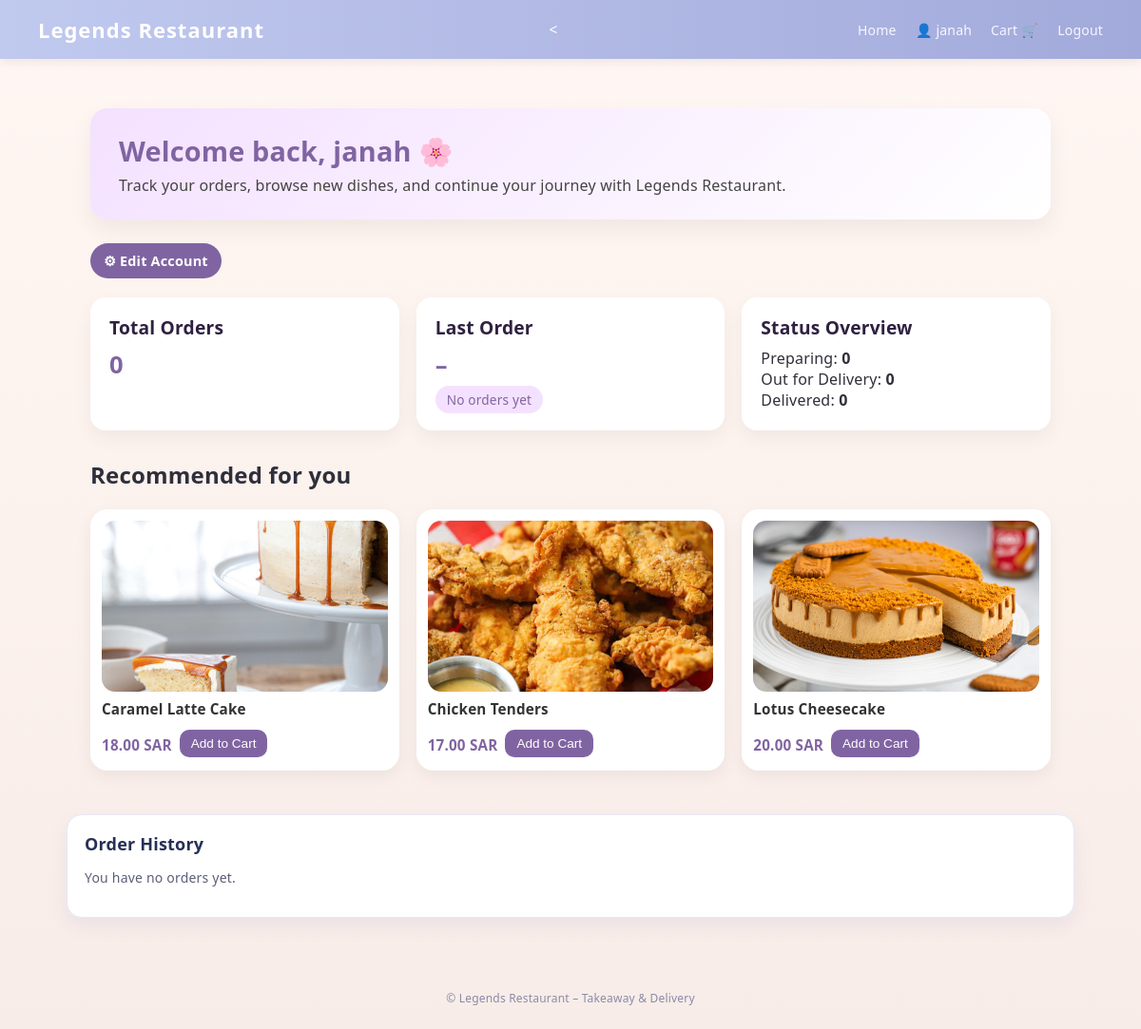
Before: /customer/dashboard/ (signed in) with the older database file.
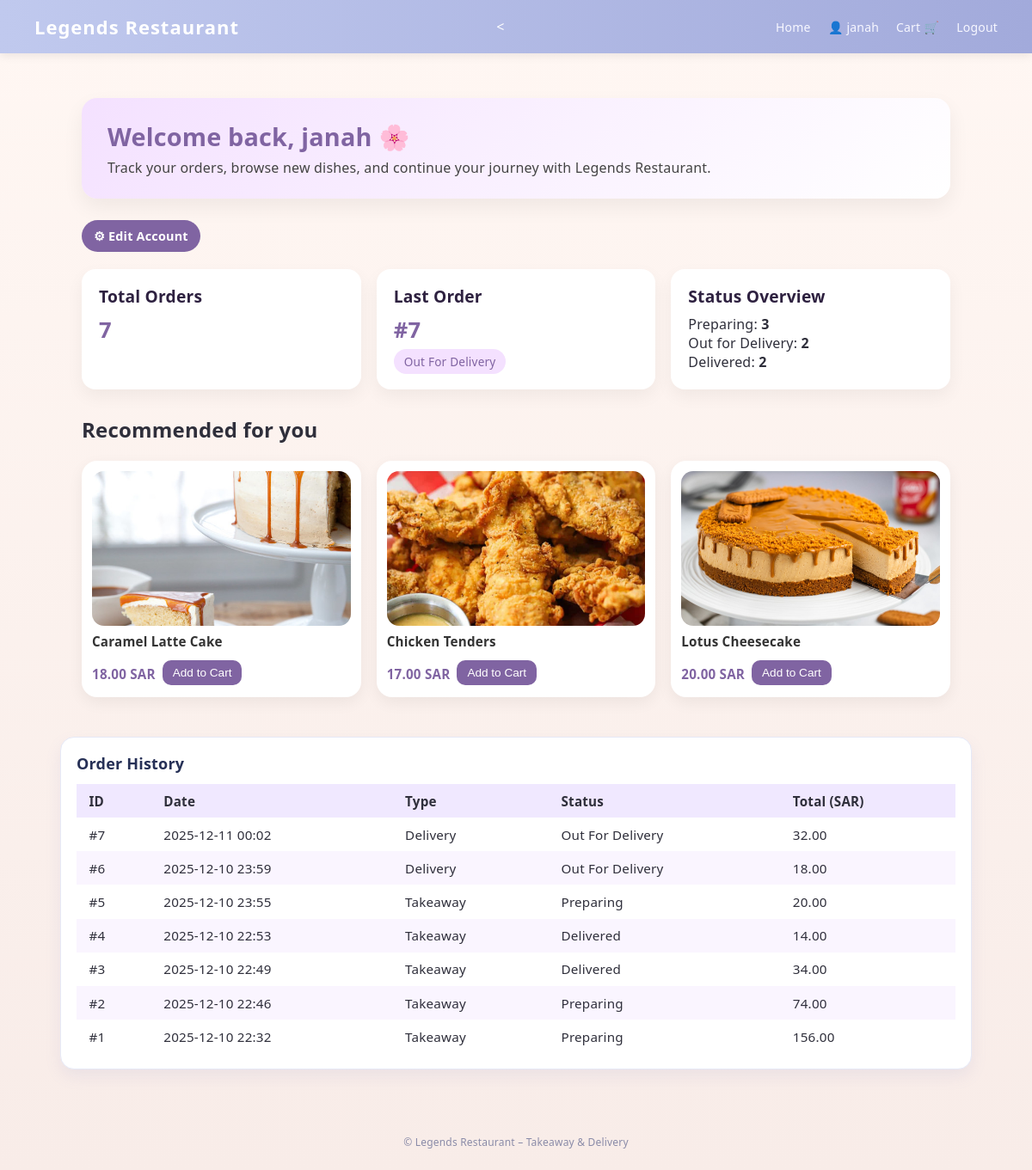
After: the same page with the newer database file.
### restaurant/models.py (models this page shows, shortened)
class User(AbstractUser):
    ROLE_CHOICES = [
        ("customer", "Customer"),
        ("staff", "Staff"),
        ("manager", "Manager"),
    ]
    role = models.CharField(
        max_length=20,
        choices=ROLE_CHOICES,
        default="customer",
    )
    phone = models.CharField(max_length=20, blank=True, null=True)
    address = models.CharField(max_length=255, blank=True, null=True)
    hired_at = models.DateTimeField(blank=True, null=True)
    salary = models.DecimalField(
        max_digits=10,
        decimal_places=2,
        blank=True,
        null=True,
    )

class MenuItem(models.Model):
    CATEGORY_CHOICES = [
        ("drinks", "Drinks"),
        ("main", "Main Dishes"),
        ("appetizers", "Appetizers"),
        ("sweet", "Sweet"),
        ("special", "Special Dishes"),
    ]
    name = models.CharField(max_length=150)
    description = models.TextField(blank=True, null=True)
    price = models.DecimalField(max_digits=6, decimal_places=2)
    category = models.CharField(max_length=50, choices=CATEGORY_CHOICES)
    image = models.ImageField(
        upload_to="menu_images/",
        blank=True,
        null=True,
    )
    is_available = models.BooleanField(default=True)

class Order(models.Model):
    STATUS_CHOICES = [
        ("preparing", "Preparing"),
        ("out_for_delivery", "Out For Delivery"),
        ("delivered", "Delivered"),
    ]
    TYPE_CHOICES = [
        ("takeaway", "Takeaway"),
        ("delivery", "Delivery"),
    ]
    user = models.ForeignKey(
        User,
        on_delete=models.CASCADE,
        related_name="orders",
    )
    status = models.CharField(
        max_length=30,
        choices=STATUS_CHOICES,
        default="preparing",
    )
    order_type = models.CharField(
        max_length=30,
        choices=TYPE_CHOICES,
        default="takeaway",
    )
    total = models.DecimalField(max_digits=8, decimal_places=2, default=0)
    notes = models.CharField(max_length=255, blank=True, null=True)
    created_at = models.DateTimeField(auto_now_add=True)
    is_paid = models.BooleanField(default=False)

### restaurant/views.py (the view)
# urls.py: path("customer/dashboard/", views.customer_dashboard, name="customer_dashboard"),
@login_required
def customer_dashboard(request):
    if not request.user.is_authenticated:
        return redirect("login")
    if request.user.role == "staff":
        return redirect("staff_dashboard")
    if request.user.role == "manager":
        return redirect("manager_dashboard")
    user = request.user
    orders = Order.objects.filter(user=user).order_by("-created_at")
    total_orders = orders.count()
    last_order = orders.first()
    last_status = None
    if last_order:
        last_status = last_order.get_status_display()
    preparing = orders.filter(status='preparing').count()
    out_for_delivery = orders.filter(status='out_for_delivery').count()
    delivered = orders.filter(status='delivered').count()
    recommendations = MenuItem.objects.filter(is_available=True).order_by('?')[:3]
    highlights = MenuItem.objects.filter(is_available=True).order_by('?')[:4]
    context = {
        "username": user.username,
        "total_orders": total_orders,
        "last_order": last_order,
        "last_status": last_status,
        "preparing": preparing,
        "out_for_delivery": out_for_delivery,
        "delivered": delivered,
        "recommendations": recommendations,
        "highlights": highlights,
        "orders": orders,
    }
    return render(request, "restaurant/customer_dashboard.html", context)

### restaurant/templates/restaurant/customer_dashboard.html (shortened to what this page needs)
{% extends 'restaurant/base.html' %}
{% load static %}
{% block content %}
<link rel="stylesheet" href="{% static 'restaurant/style.css' %}">
<div class="dash-container">
    <div class="welcome-box">
        <div class="welcome-title">Welcome back, {{ username }} 🌸</div>
        <div class="welcome-sub">
            Track your orders, browse new dishes, and continue your journey with Legends Restaurant.
        </div>
    </div>
    <a href="{% url 'edit_customer_account' %}"
   class="edit-account-btn">
    ⚙ Edit Account
</a>
    <div class="grid-3">
        <div class="dash-card">
            <div class="dash-title">Total Orders</div>
            <div class="dash-number">{{ total_orders }}</div>
        </div>
        <div class="dash-card">
            <div class="dash-title">Last Order</div>
            {% if last_order %}
                <div class="dash-number">#{{ last_order.id }}</div>
                <span class="badge-status">{{ last_status }}</span>
            {% else %}
                <div class="dash-number">–</div>
                <span class="badge-status">No orders yet</span>
            {% endif %}
        </div>
        <div class="dash-card">
            <div class="dash-title">Status Overview</div>
            <div>Preparing: <strong>{{ preparing }}</strong></div>
            <div>Out for Delivery: <strong>{{ out_for_delivery }}</strong></div>
            <div>Delivered: <strong>{{ delivered }}</strong></div>
        </div>
    </div>
    <h2 style="margin-top: 30px;">Recommended for you</h2>
    <div class="menu-grid">
        {% for item in recommendations %}
        <div class="menu-card">
            {% if item.image %}
            <img src="{{ item.image.url }}" alt="{{ item.name }}">
            {% endif %}
            <div class="menu-title">{{ item.name }}</div>
            <div class="menu-footer">
                <div class="menu-price">{{ item.price }} SAR</div>
                <button class="btn-small">Add to Cart</button>
            </div>
        </div>
        {% empty %}
        <p>No recommendations yet.</p>
        {% endfor %}
    </div>
</div>
<div class="card mt-4">
  <h3 class="card-title">Order History</h3>
  {% if orders %}
    <div class="table-responsive">
      <table class="lr-table">
        <thead>
          <tr>
            <th>ID</th>
            <th>Date</th>
            <th>Type</th>
            <th>Status</th>
            <th>Total (SAR)</th>
          </tr>
        </thead>
        <tbody>
          {% for order in orders %}
          <tr>
            <td>#{{ order.id }}</td>
            <td>{{ order.created_at|date:"Y-m-d H:i" }}</td>
            <td>{{ order.get_order_type_display }}</td>
            <td>{{ order.get_status_display }}</td>
            <td>{{ order.total }}</td>
          </tr>
          {% endfor %}
        </tbody>
      </table>
    </div>
  {% else %}
    <p class="card-muted">You have no orders yet.</p>
  {% endif %}
</div>
{% endblock %}

### restaurant/templates/restaurant/base.html (shortened to what this page needs)
{% load static %}
<!DOCTYPE html>
<html lang="en">
<head>
    <link rel="stylesheet" href="{% static 'restaurant/style.css' %}">
</head>
<body class="lr-body">
    <header class="lr-header">
        <div class="lr-logo">Legends Restaurant</div>
        <<nav class="lr-nav">
    <a href="{% url 'home' %}">Home</a>
    {% if request.user.is_authenticated %}
        <a href="{% url 'customer_dashboard' %}" class="nav-account">
            👤 {{ request.user.username }}
        <a href="{% url 'cart_view' %}">Cart 🛒</a>
        </a>
        <a href="{% url 'logout' %}">Logout</a>
    {% else %}
        <a href="{% url 'login' %}">Login</a>
    {% endif %}
</nav>
    </header>
    <main class="lr-main">
        {% block content %}{% endblock %}
    </main>
    <footer class="lr-footer">
        © {{ now|date:"Y" }} Legends Restaurant – Takeaway &amp; Delivery
    </footer>
</body>
</html>

### restaurant/static/restaurant/style.css (style rules this page uses)
:root { --cream: #FFF2E0; --powder: #C0C9EE; --periwinkle: #A2AADB; --indigo: #898AC4; --bg: var(--cream); --bg-grad: linear-gradient(180deg, var(--cream) 0%, #fdf1e7 15%, #f6f2ff 100%); --panel: #ffffff; --panel-border: #e6e9f7; --muted: #5b5f7a; --text: #2b2d3a; --brand: var(--indigo); --brand-2: var(--periwinkle); --ok: #1fa97b; --warn: #d9a227; --danger: #d85b5b; --radius: 16px; --shadow: 0 14px 30px rgba(137, 138, 196, .18); --soft: 0 8px 18px rgba(137, 138, 196, .12); }
* { box-sizing: border-box }
html, body { height: 100% }
body { margin: 0; font-family: ui-sans-serif, system-ui, -apple-system, "Segoe UI", Arial, sans-serif; color: var(--text); background: var(--bg-grad); letter-spacing: .2px; }
.grid-3 { grid-template-columns: repeat(3, 1fr) }
.card { background: var(--panel); border: 1px solid var(--panel-border); border-radius: var(--radius); padding: 18px; box-shadow: var(--soft); transition: transform .18s ease, box-shadow .18s ease; }
.card-title { margin: 0 0 10px 0; font-size: 18px; font-weight: 800; color: #263056 }
.mt-4 { margin-top: 26px }
.lr-body { margin: 0; font-family: system-ui, -apple-system, BlinkMacSystemFont, "Segoe UI", sans-serif; background-color: #FFF2E0; color: #2f2f3b; }
.lr-header { display: flex; justify-content: space-between; align-items: center; padding: 16px 40px; background: linear-gradient(90deg, #C0C9EE, #A2AADB); color: #fff; box-shadow: 0 3px 10px rgba(0, 0, 0, 0.08); }
.lr-logo { font-weight: 700; font-size: 22px; letter-spacing: 1px; }
.lr-nav a { margin-left: 16px; text-decoration: none; color: #f7f7ff; font-size: 14px; font-weight: 500; }
.lr-main { max-width: 1100px; margin: 0 auto; padding: 32px 20px 60px; }
.lr-footer { text-align: center; font-size: 12px; padding: 16px 0 24px; color: #8a8ba8; }
.lr-table { width: 100%; border-collapse: collapse; margin-top: 0.75rem; font-size: 0.95rem; }
.lr-table thead { background: #f0e8ff; }
.lr-table th, .lr-table td { padding: 0.6rem 0.9rem; text-align: left; }
.lr-table tbody tr:nth-child(even) { background: #faf5ff; }
body { font-family: "Segoe UI", sans-serif; background: linear-gradient(to bottom, #fff7f3, #f8ece8); margin: 0; padding: 0; color: #333; }
.menu-grid { display: flex; flex-direction: column; gap: 20px; }
.menu-card { display: flex; align-items: center; background: white; border-radius: 16px; padding: 18px; box-shadow: 0 4px 14px rgba(0,0,0,0.08); }
.menu-price, .menu-category { font-weight: 600; color: #4b4a78; margin-top: 5px; }
.menu-grid { display: flex; flex-direction: column; gap: 16px; }
.menu-card { display: flex; justify-content: space-between; align-items: flex-start; background: #ffffff; border-radius: 16px; padding: 16px 20px; box-shadow: 0 6px 18px rgba(0,0,0,0.08); }
.menu-price, .menu-category { font-size: 14px; font-weight: 600; color: #4b4a78; margin-bottom: 2px; }
.btn-small { padding: 7px 14px; border-radius: 10px; border: none; font-size: 14px; cursor: pointer; text-decoration: none; display: inline-block; text-align: center; transition: 0.2s; }

Changed rows visible on the page:
added Order: id "7", created_at "2025-12-11 00:02", order_type "Delivery", status "Out For Delivery", total "32.00"
added Order: id "6", created_at "2025-12-10 23:59", order_type "Delivery", status "Out For Delivery", total "18.00"
added Order: id "5", created_at "2025-12-10 23:55", order_type "Takeaway", status "Preparing", total "20.00"
added Order: id "4", created_at "2025-12-10 22:53", order_type "Takeaway", status "Delivered", total "14.00"
added Order: id "3", created_at "2025-12-10 22:49", order_type "Takeaway", status "Delivered", total "34.00"
added Order: id "2", created_at "2025-12-10 22:46", order_type "Takeaway", status "Preparing", total "74.00"
added Order: id "1", created_at "2025-12-10 22:32", order_type "Takeaway", status "Preparing", total "156.00"
Other visible differences:
{{ total_orders }}: "0" → "7"
{{ last_status }}: (not shown) → "Out For Delivery"
{{ preparing }}: "0" → "3"
{{ out_for_delivery }}: "0" → "2"
{{ delivered }}: "0" → "2"
text no longer shown: "– No orders yet You have no orders yet."
text now shown: "# ID Date Type Status Total (SAR)"
